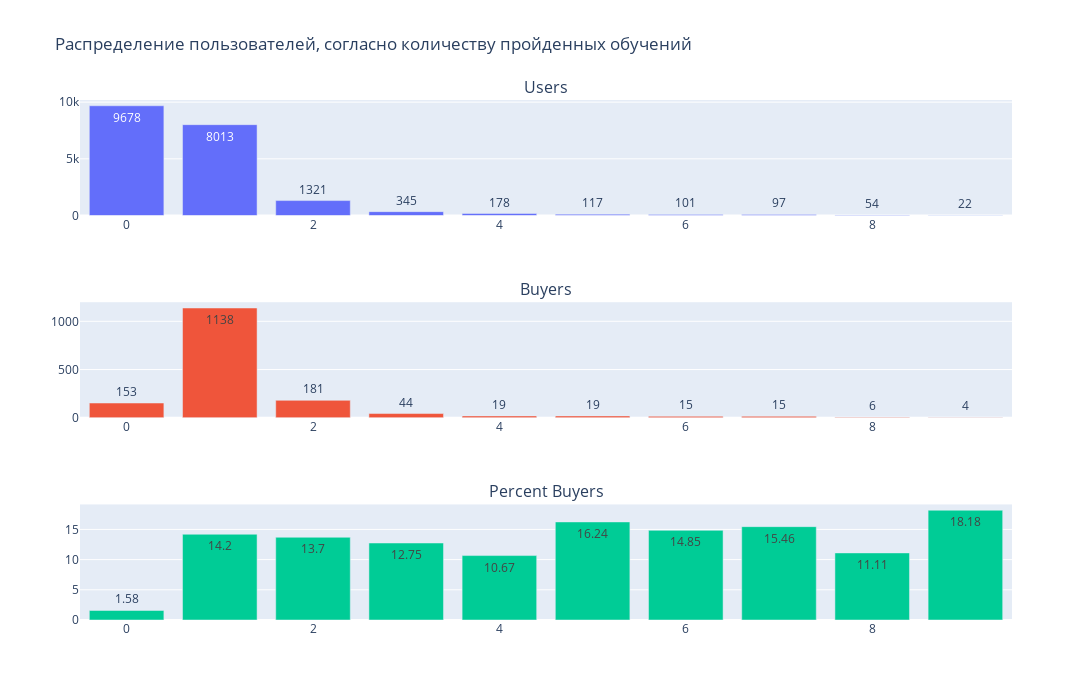

Notebook cell for this chart:
### Code cell
#Визуализация

fig_hip2_1 = make_subplots(rows=3, cols=1, subplot_titles= ('Users', 'Buyers', 'Percent Buyers'))

fig_hip2_1.add_trace(go.Bar(
    x = hip2_final_df['number_tutorial'],
    y = hip2_final_df['users_cnt'],
    text = hip2_final_df['users_cnt'],
    name = 'Users'
),row=1, col=1)

fig_hip2_1.add_trace(go.Bar(
    x = hip2_final_df['number_tutorial'],
    y = hip2_final_df['users_cnt_payment'],
    text = hip2_final_df['users_cnt_payment'],
    name = 'Buyers'
),row=2, col=1)

fig_hip2_1.update_layout(
    height = 700,
    width = 1200,
    title_text = 'Распределение пользователей, согласно количеству пройденных обучений',
    showlegend = False
)

fig_hip2_1.add_trace(go.Bar(
    x = hip2_final_df['number_tutorial'],
    y = hip2_final_df['percent'],
    text = hip2_final_df['percent'],
    name = 'Percent Buyers'
),row=3, col=1)

fig_hip2_1.show()

### Figure 1 — Plotly figure (JSON) as saved in the notebook; plotly's stock layout.template omitted (floating-point values rounded to 4 significant figures)
{"data": [{"name": "Users", "text": [9678, 8013, 1321, 345, 178, 117, 101, 97, 54, 22], "type": "bar", "x": [0, 1, 2, 3, 4, 5, 6, 7, 8, 9], "xaxis": "x", "y": [9678, 8013, 1321, 345, 178, 117, 101, 97, 54, 22], "yaxis": "y"}, {"name": "Buyers", "text": [153, 1138, 181, 44, 19, 19, 15, 15, 6, 4], "type": "bar", "x": [0, 1, 2, 3, 4, 5, 6, 7, 8, 9], "xaxis": "x2", "y": [153, 1138, 181, 44, 19, 19, 15, 15, 6, 4], "yaxis": "y2"}, {"name": "Percent Buyers", "text": [1.58, 14.2, 13.7, 12.75, 10.67, 16.24, 14.85, 15.46, 11.11, 18.18], "type": "bar", "x": [0, 1, 2, 3, 4, 5, 6, 7, 8, 9], "xaxis": "x3", "y": [1.58, 14.2, 13.7, 12.75, 10.67, 16.24, 14.85, 15.46, 11.11, 18.18], "yaxis": "y3"}], "layout": {"annotations": [{"font": {"size": 16}, "showarrow": false, "text": "Users", "x": 0.5, "xanchor": "center", "xref": "paper", "y": 1, "yanchor": "bottom", "yref": "paper"}, {"font": {"size": 16}, "showarrow": false, "text": "Buyers", "x": 0.5, "xanchor": "center", "xref": "paper", "y": 0.6111, "yanchor": "bottom", "yref": "paper"}, {"font": {"size": 16}, "showarrow": false, "text": "Percent Buyers", "x": 0.5, "xanchor": "center", "xref": "paper", "y": 0.2222, "yanchor": "bottom", "yref": "paper"}], "height": 700, "showlegend": false, "title": {"text": "Распределение пользователей, согласно количеству пройденных обучений"}, "width": 1200, "xaxis": {"anchor": "y", "domain": [0, 1]}, "xaxis2": {"anchor": "y2", "domain": [0, 1]}, "xaxis3": {"anchor": "y3", "domain": [0, 1]}, "yaxis": {"anchor": "x", "domain": [0.7778, 1]}, "yaxis2": {"anchor": "x2", "domain": [0.3889, 0.6111]}, "yaxis3": {"anchor": "x3", "domain": [0, 0.2222]}}}
